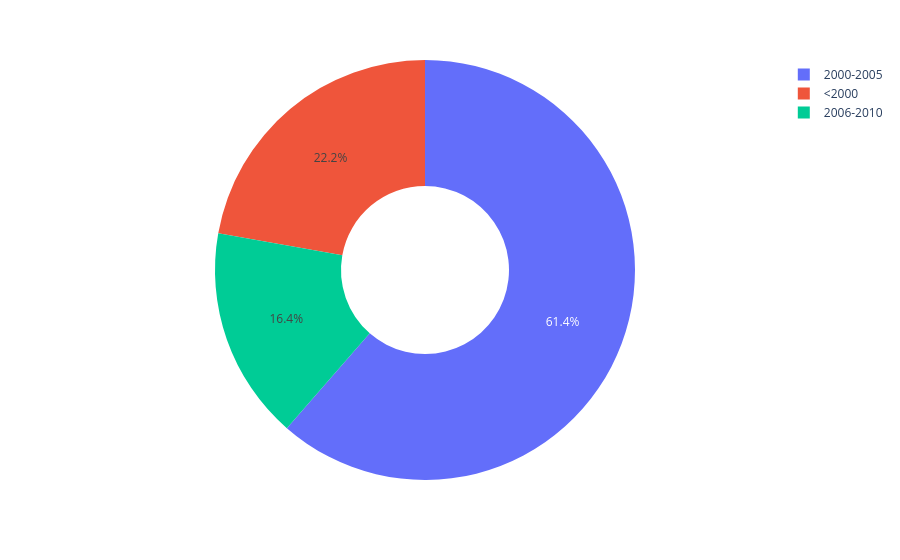

Here is the notebook cell this chart was saved with:
### Code cell
sql = """
select
    year_bucket,
    count(*) as tce_count
from hivdb_tce.dashboard_unfiltered
where year_bucket is not null
group by year_bucket
"""

df = wr.athena.read_sql_query(
    sql=sql,
    database="hivdb_tce",
    boto3_session=session,
    s3_output="s3://hiv-data-022784797781/athena-results/"
)

fig = px.pie(
    df,
    names="year_bucket",
    values="tce_count",
    hole=0.4
)

fig.show()
fig.write_image("year_bucket_breakdown.png")

### Figure 1 — Plotly figure (JSON) as saved in the notebook; plotly's stock layout.template omitted (floating-point values rounded to 4 significant figures)
{"data": [{"domain": {"x": [0, 1], "y": [0, 1]}, "hole": 0.4, "hovertemplate": "year_bucket=%{label}<br>tce_count=%{value}<extra></extra>", "labels": ["2000-2005", "<2000", "2006-2010"], "legendgroup": "", "name": "", "showlegend": true, "type": "pie", "values": [938, 339, 250]}], "layout": {"legend": {"tracegroupgap": 0}, "margin": {"t": 60}}}
